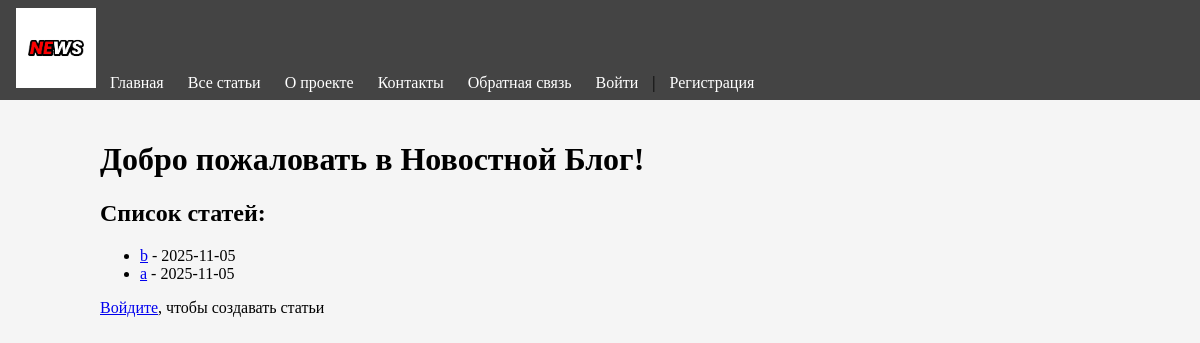
The app's page /, older data.
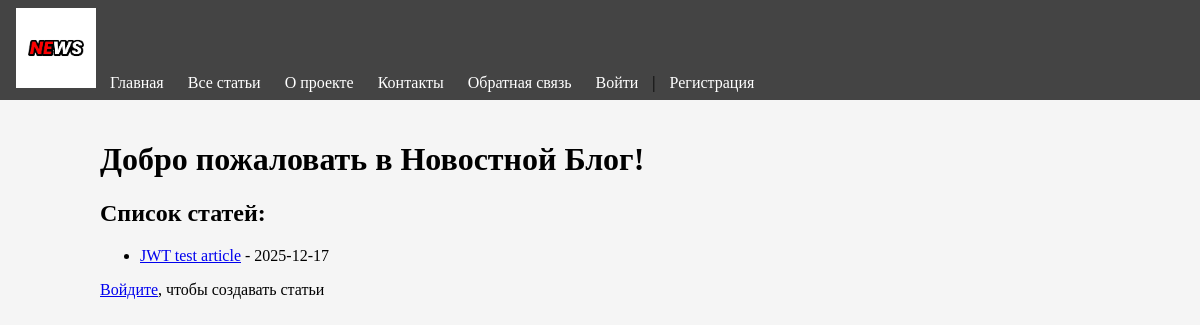
The same page, newer data.
### app.py (models this page shows)
class Article(db.Model):
	id = db.Column(db.Integer, primary_key=True)
	title = db.Column(db.String(150), nullable=False)
	text = db.Column(db.Text, nullable=False)
	category = db.Column(db.String(50), nullable=False, default='general')
	created_date = db.Column(db.DateTime, default=datetime.utcnow)
	user_id = db.Column(db.Integer, db.ForeignKey('user.id'), nullable=False)

### app.py (the view)
@app.route('/')
def default():
	today = date.today().isoformat()
	articles = Article.query.order_by(Article.created_date.desc()).all()
	return render_template('Web.html', articles=articles, today=today)

### templates/Web.html (shortened to what this page needs)
{% extends "base.html" %} {% block title %}Главная{% endblock %} {% block
content %}
<h1>Добро пожаловать в Новостной Блог!</h1>
<h2>Список статей:</h2>
<ul>
	{% for article in articles %}
	<li>
		<a href="{{url_for('news', id = article.id)}}">{{article.title}}</a>
		- {{article.created_date.strftime('%Y-%m-%d')}}
	</li>
	{% endfor %}
</ul>
{% if session.user_id %}
<div>
	<a href="{{ url_for('create_article') }}">Создать новую статью</a>
</div>
{% else %}
<div><a href="{{ url_for('login') }}">Войдите</a>, чтобы создавать статьи</div>
{% endif %} {% endblock %}

Row changes from the older to the newer data that the page shows:
removed Article: title "b", created_date "2025-11-05"
removed Article: title "a", created_date "2025-11-05"
added Article: title "JWT test article", created_date "2025-12-17"
